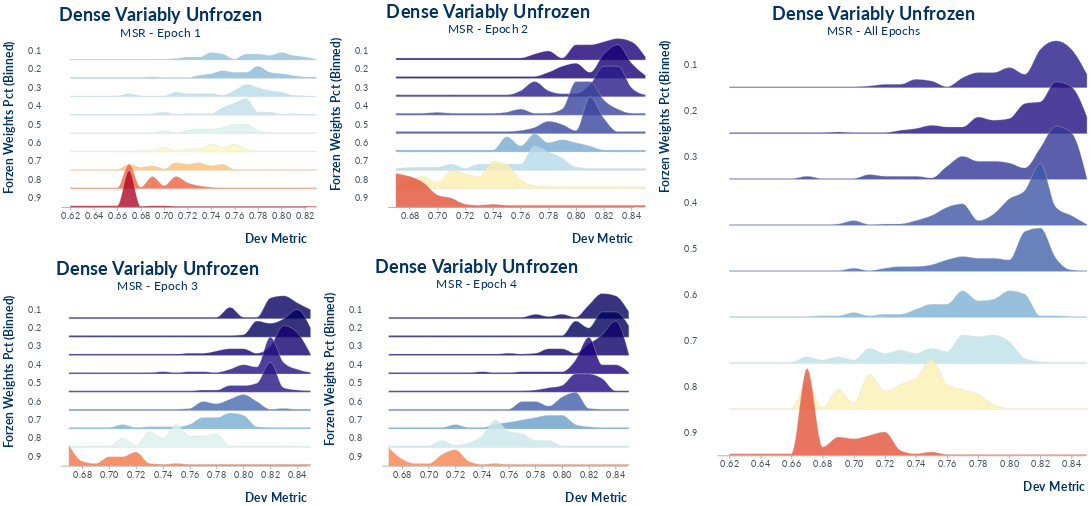

The notebook cell saved with this chart:
### Markdown cell above
## (<font color='Red'>Frozen Weights</font>) `MSR` Performance Ridgeplot
### using all default parameters

### Code cell
# load MSR performance data from CSV, pivot columns for analysis
f_ = "msr_final_exp.csv"
df = prepare_data_ridgeplot(pd.read_csv(os.path.join(fpath_, f_)))

# plot the combined epoch ridge plot (set return_all = False for single aggregate plot)
viz = altair_frozen_weights_performance_ridge_plot(df, task_name = "MSR")
viz

### Figure 1 — Vega-Lite specification as saved in the notebook (floating-point values rounded to 4 significant figures; data arrays with more than 128 entries replaced by an {"elided": "..."} marker saying what was removed)
{"config": {"title": {"fontSize": 30, "font": "Lato", "anchor": "middle", "align": "center", "color": "#003262", "subtitleFontSize": 20, "subtitleFont": "Lato", "subtitleAcchor": "middle", "subtitleAlign": "center", "subtitleColor": "#003262"}, "axisX": {"labelFont": "Lato", "labelColor": "#46535e", "labelFontSize": 15, "titleFont": "Lato", "titleFontSize": 20, "titleColor": "#003262", "titleAlign": "right", "titleAnchor": "end", "titlePadding": 20}, "axisY": {"labelFont": "Lato", "labelColor": "#46535e", "labelFontSize": 15, "titleFont": "Lato", "titleFontSize": 20, "titleColor": "#003262", "titleAlign": "right", "titleAnchor": "end", "titlePadding": 20}, "headerRow": {"labelFont": "Lato", "titleFont": "Lato", "titleFontSize": 15, "titleColor": "#003262", "titleAlign": "right", "titleAnchor": "end"}, "legend": {"labelFont": "Lato", "labelFontSize": 15, "labelColor": "#584f29", "symbolType": "stroke", "symbolStrokeWidth": 3, "symbolOpacity": 1.0, "symbolSize": 500, "titleFont": "Lato", "titleFontSize": 20, "titleColor": "#003262"}, "view": {"labelFont": "Lato", "labelColor": "#46535e", "labelFontSize": 15, "titleFont": "Lato", "titleFontSize": 20, "titleColor": "#003262", "titleAlign": "right", "titleAnchor": "end", "stroke": null}, "facet": {"labelFont": "Lato", "labelColor": "#46535e", "labelFontSize": 15, "titleFont": "Lato", "titleFontSize": 20, "titleColor": "#003262", "titleAlign": "right", "titleAnchor": "end", "spacing": 0}, "row": {"labelFont": "Lato", "labelColor": "#46535e", "labelFontSize": 15, "titleFont": "Lato", "titleFontSize": 20, "titleColor": "#003262", "titleAlign": "right", "titleAnchor": "end"}}, "hconcat": [{"vconcat": [{"hconcat": [{"data": {"name": "data-df9537e50a9220443ff5db81216ee9b8"}, "facet": {"row": {"type": "ordinal", "field": "Frozen Weights Pct", "header": {"labelAlign": "right", "labelAngle": 0, "labelColor": "#46535e", "labelFont": "Lato", "labelFontSize": 15, "titleFontSize": 20}, "title": "Forzen Weights Pct (Binned)"}}, "spec": {"mark": {"type": "area", "fillOpacity": 0.8, "interpolate": "monotone", "stroke": "lightgray", "strokeWidth": 0.5}, "encoding": {"fill": {"type": "quantitative", "field": "mean_acc", "legend": null, "scale": {"domain": [0.7714, 0.6622], "scheme": "redyellowblue"}}, "x": {"type": "quantitative", "bin": "binned", "field": "bin_min", "scale": {"domain": [0.6122, 0.8214]}, "title": "Dev Metric"}, "y": {"type": "quantitative", "axis": null, "field": "value", "scale": {"range": [30, -30]}}}, "height": 30, "transform": [{"joinaggregate": [{"op": "mean", "field": "Dev Metric", "as": "mean_acc"}], "groupby": ["Frozen Weights Pct"]}, {"bin": {"maxbins": 30}, "field": "Dev Metric", "as": ["bin_max", "bin_min"]}, {"aggregate": [{"op": "count", "as": "value"}], "groupby": ["Frozen Weights Pct", "mean_acc", "bin_min", "bin_max"]}, {"impute": "value", "key": "bin_min", "groupby": ["Frozen Weights Pct", "mean_acc"], "value": 0.6122}], "width": 400}, "bounds": "flush", "title": {"text": "Dense Variably Unfrozen", "subtitle": "MSR - Epoch 1"}}, {"data": {"name": "data-d1666aaac8f9a2119cd7b11c4730bb80"}, "facet": {"row": {"type": "ordinal", "field": "Frozen Weights Pct", "header": {"labelAlign": "right", "labelAngle": 0, "labelColor": "#46535e", "labelFont": "Lato", "labelFontSize": 15, "titleFontSize": 20}, "title": "Forzen Weights Pct (Binned)"}}, "spec": {"mark": {"type": "area", "fillOpacity": 0.8, "interpolate": "monotone", "stroke": "lightgray", "strokeWidth": 0.5}, "encoding": {"fill": {"type": "quantitative", "field": "mean_acc", "legend": null, "scale": {"domain": [0.7912, 0.7143], "scheme": "redyellowblue"}}, "x": {"type": "quantitative", "bin": "binned", "field": "bin_min", "scale": {"domain": [0.6643, 0.8412]}, "title": "Dev Metric"}, "y": {"type": "quantitative", "axis": null, "field": "value", "scale": {"range": [30, -30]}}}, "height": 30, "transform": [{"joinaggregate": [{"op": "mean", "field": "Dev Metric", "as": "mean_acc"}], "groupby": ["Frozen Weights Pct"]}, {"bin": {"maxbins": 30}, "field": "Dev Metric", "as": ["bin_max", "bin_min"]}, {"aggregate": [{"op": "count", "as": "value"}], "groupby": ["Frozen Weights Pct", "mean_acc", "bin_min", "bin_max"]}, {"impute": "value", "key": "bin_min", "groupby": ["Frozen Weights Pct", "mean_acc"], "value": 0.6643}], "width": 400}, "bounds": "flush", "title": {"text": "Dense Variably Unfrozen", "subtitle": "MSR - Epoch 2"}}]}, {"hconcat": [{"data": {"name": "data-dadea216776b10b67a0a1b6448181db7"}, "facet": {"row": {"type": "ordinal", "field": "Frozen Weights Pct", "header": {"labelAlign": "right", "labelAngle": 0, "labelColor": "#46535e", "labelFont": "Lato", "labelFontSize": 15, "titleFontSize": 20}, "title": "Forzen Weights Pct (Binned)"}}, "spec": {"mark": {"type": "area", "fillOpacity": 0.8, "interpolate": "monotone", "stroke": "lightgray", "strokeWidth": 0.5}, "encoding": {"fill": {"type": "quantitative", "field": "mean_acc", "legend": null, "scale": {"domain": [0.797, 0.7143], "scheme": "redyellowblue"}}, "x": {"type": "quantitative", "bin": "binned", "field": "bin_min", "scale": {"domain": [0.6643, 0.847]}, "title": "Dev Metric"}, "y": {"type": "quantitative", "axis": null, "field": "value", "scale": {"range": [30, -30]}}}, "height": 30, "transform": [{"joinaggregate": [{"op": "mean", "field": "Dev Metric", "as": "mean_acc"}], "groupby": ["Frozen Weights Pct"]}, {"bin": {"maxbins": 30}, "field": "Dev Metric", "as": ["bin_max", "bin_min"]}, {"aggregate": [{"op": "count", "as": "value"}], "groupby": ["Frozen Weights Pct", "mean_acc", "bin_min", "bin_max"]}, {"impute": "value", "key": "bin_min", "groupby": ["Frozen Weights Pct", "mean_acc"], "value": 0.6643}], "width": 400}, "bounds": "flush", "title": {"text": "Dense Variably Unfrozen", "subtitle": "MSR - Epoch 3"}}, {"data": {"name": "data-c87b3dffcfe1314923e1c7efdac58771"}, "facet": {"row": {"type": "ordinal", "field": "Frozen Weights Pct", "header": {"labelAlign": "right", "labelAngle": 0, "labelColor": "#46535e", "labelFont": "Lato", "labelFontSize": 15, "titleFontSize": 20}, "title": "Forzen Weights Pct (Binned)"}}, "spec": {"mark": {"type": "area", "fillOpacity": 0.8, "interpolate": "monotone", "stroke": "lightgray", "strokeWidth": 0.5}, "encoding": {"fill": {"type": "quantitative", "field": "mean_acc", "legend": null, "scale": {"domain": [0.7987, 0.7149], "scheme": "redyellowblue"}}, "x": {"type": "quantitative", "bin": "binned", "field": "bin_min", "scale": {"domain": [0.6649, 0.8487]}, "title": "Dev Metric"}, "y": {"type": "quantitative", "axis": null, "field": "value", "scale": {"range": [30, -30]}}}, "height": 30, "transform": [{"joinaggregate": [{"op": "mean", "field": "Dev Metric", "as": "mean_acc"}], "groupby": ["Frozen Weights Pct"]}, {"bin": {"maxbins": 30}, "field": "Dev Metric", "as": ["bin_max", "bin_min"]}, {"aggregate": [{"op": "count", "as": "value"}], "groupby": ["Frozen Weights Pct", "mean_acc", "bin_min", "bin_max"]}, {"impute": "value", "key": "bin_min", "groupby": ["Frozen Weights Pct", "mean_acc"], "value": 0.6649}], "width": 400}, "bounds": "flush", "title": {"text": "Dense Variably Unfrozen", "subtitle": "MSR - Epoch 4"}}]}]}, {"data": {"name": "data-97f68d0447bcb26ca691322c9fd585ec"}, "facet": {"row": {"type": "ordinal", "field": "Frozen Weights Pct", "header": {"labelAlign": "right", "labelAngle": 0, "labelColor": "#46535e", "labelFont": "Lato", "labelFontSize": 15, "titleFontSize": 20}, "title": "Forzen Weights Pct (Binned)"}}, "spec": {"mark": {"type": "area", "fillOpacity": 0.8, "interpolate": "monotone", "stroke": "lightgray", "strokeWidth": 0.5}, "encoding": {"fill": {"type": "quantitative", "field": "mean_acc", "legend": null, "scale": {"domain": [0.7987, 0.6622], "scheme": "redyellowblue"}}, "x": {"type": "quantitative", "bin": "binned", "field": "bin_min", "scale": {"domain": [0.6122, 0.8487]}, "title": "Dev Metric"}, "y": {"type": "quantitative", "axis": null, "field": "value", "scale": {"range": [75, -75]}}}, "height": 75, "transform": [{"joinaggregate": [{"op": "mean", "field": "Dev Metric", "as": "mean_acc"}], "groupby": ["Frozen Weights Pct"]}, {"bin": {"maxbins": 30}, "field": "Dev Metric", "as": ["bin_max", "bin_min"]}, {"aggregate": [{"op": "count", "as": "value"}], "groupby": ["Frozen Weights Pct", "mean_acc", "bin_min", "bin_max"]}, {"impute": "value", "key": "bin_min", "groupby": ["Frozen Weights Pct", "mean_acc"], "value": 0.6122}], "width": 600}, "bounds": "flush", "title": {"text": "Dense Variably Unfrozen", "subtitle": "MSR - All Epochs"}}], "$schema": "https://vega.github.io/schema/vega-lite/v4.8.1.json", "datasets": {"data-df9537e50a9220443ff5db81216ee9b8": {"elided": "300 records"}, "data-d1666aaac8f9a2119cd7b11c4730bb80": {"elided": "300 records"}, "data-dadea216776b10b67a0a1b6448181db7": {"elided": "300 records"}, "data-c87b3dffcfe1314923e1c7efdac58771": {"elided": "300 records"}, "data-97f68d0447bcb26ca691322c9fd585ec": {"elided": "1200 records"}}}
